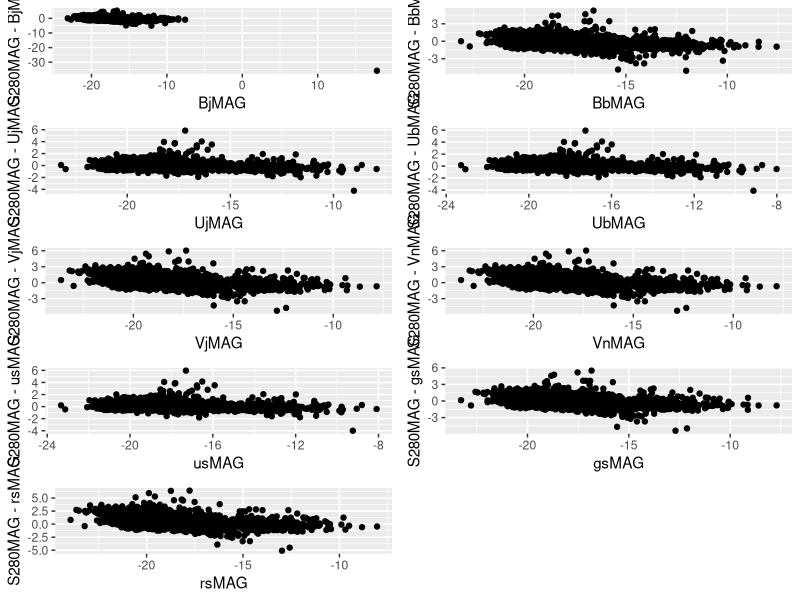
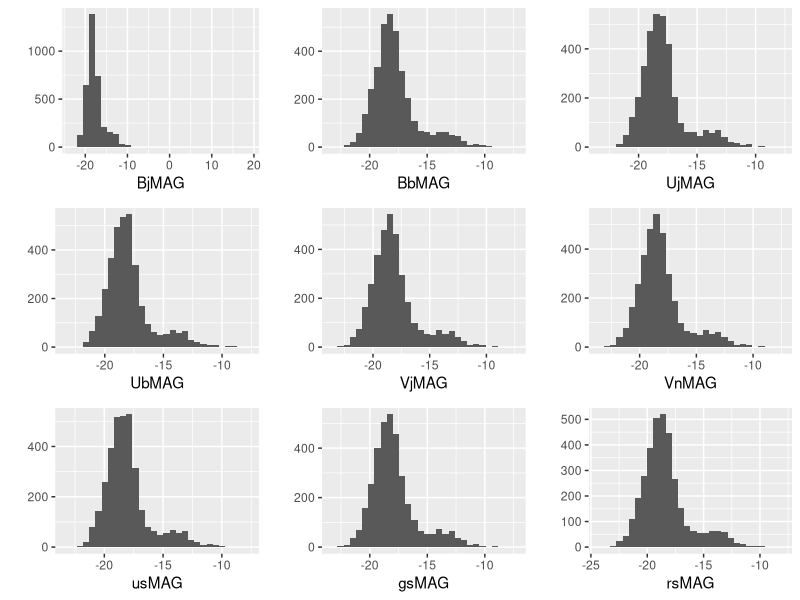
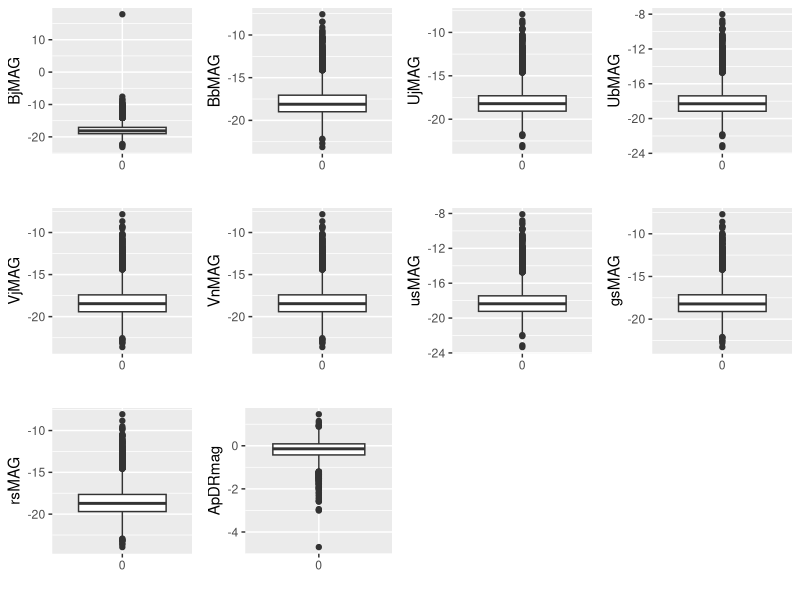

The R script that drew these images, in order:
## ---- chunk 1
glx <- read.csv("COMBO17.csv", header = T, stringsAsFactors = F)
## ---- chunk 2
glx$e.W420FE <- as.numeric(glx$e.W420FE)
## ---- chunk 3
library(ggplot2)
library(gridExtra)

p1 <- qplot(BjMAG, S280MAG-BjMAG, data = glx)
p2 <- qplot(BbMAG, S280MAG-BbMAG, data = glx)
p3 <- qplot(UjMAG, S280MAG-UjMAG, data = glx)
p4 <- qplot(UbMAG, S280MAG-UbMAG, data = glx)
p5 <- qplot(VjMAG, S280MAG-VjMAG, data = glx)
p6 <- qplot(VnMAG, S280MAG-VnMAG, data = glx)
p7 <- qplot(usMAG, S280MAG-usMAG, data = glx)
p8 <- qplot(gsMAG, S280MAG-gsMAG, data = glx)
p9 <- qplot(rsMAG, S280MAG-rsMAG, data = glx)
grid.arrange(p1, p2, p3, p4, p5, p6, p7, p8, p9, ncol=2, nrow=5)
## ---- chunk 4
h1 <- qplot(BjMAG, data = glx)
h2 <- qplot(BbMAG, data = glx)
h3 <- qplot(UjMAG, data = glx)
h4 <- qplot(UbMAG, data = glx)
h5 <- qplot(VjMAG, data = glx)
h6 <- qplot(VnMAG, data = glx)
h7 <- qplot(usMAG, data = glx)
h8 <- qplot(gsMAG, data = glx)
h9 <- qplot(rsMAG, data = glx)
grid.arrange(h1, h2, h3, h4, h5, h6, h7, h8, h9, ncol=3, nrow=3)
## ---- chunk 5
b1 <- qplot(factor(0), BjMAG, geom = "boxplot", xlab="", data=glx)
b2 <- qplot(factor(0), BbMAG, geom = "boxplot", xlab="", data=glx)
b3 <- qplot(factor(0), UjMAG, geom = "boxplot", xlab="", data=glx)
b4 <- qplot(factor(0), UbMAG, geom = "boxplot", xlab="", data=glx)
b5 <- qplot(factor(0), VjMAG, geom = "boxplot", xlab="", data=glx)
b6 <- qplot(factor(0), VnMAG, geom = "boxplot", xlab="", data=glx)
b7 <- qplot(factor(0), usMAG, geom = "boxplot", xlab="", data=glx)
b8 <- qplot(factor(0), gsMAG, geom = "boxplot", xlab="", data=glx)
b9 <- qplot(factor(0), rsMAG, geom = "boxplot", xlab="", data=glx)
b10 <- qplot(factor(0), ApDRmag, geom = "boxplot", xlab="", data=glx)
grid.arrange(b1, b2, b3, b4, b5, b6, b7, b8, b9, b10, ncol=4, nrow=3)
## ---- chunk 6
apply(glx, 2, function(x) anyNA(x))
## ---- chunk 7
faltantes_VnMAG <- which(is.na(glx$VnMAG))
faltantes_S280MAG <- which(is.na(glx$S280MAG))
faltantes_VnMAG
faltantes_S280MAG
## ---- chunk 8
glx_sin_faltantes <- glx[complete.cases(glx[,c(26, 28)]),]
dim(glx)[1] - 24 == dim(glx_sin_faltantes)[1]
